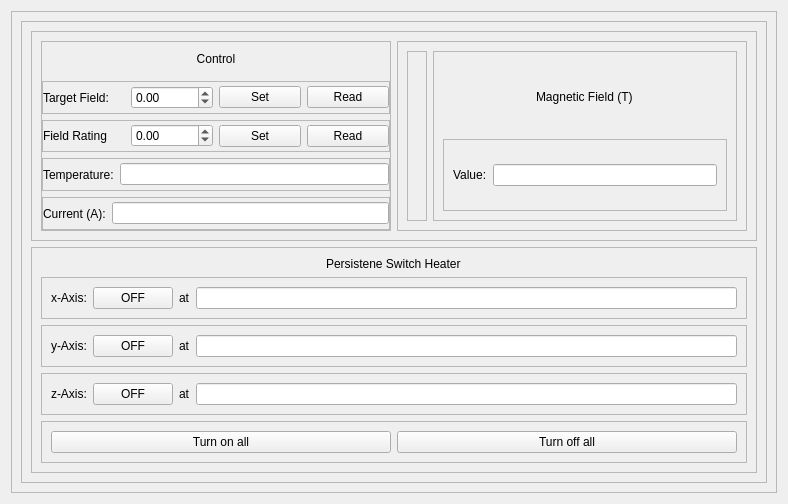
<?xml version="1.0" encoding="UTF-8"?>
<ui version="4.0">
 <class>Form</class>
 <widget class="QWidget" name="Form">
  <property name="geometry">
   <rect>
    <x>0</x>
    <y>0</y>
    <width>788</width>
    <height>504</height>
   </rect>
  </property>
  <property name="windowTitle">
   <string>Form</string>
  </property>
  <layout class="QHBoxLayout" name="horizontalLayout_12">
   <item>
    <widget class="QFrame" name="frame_13">
     <property name="frameShape">
      <enum>QFrame::StyledPanel</enum>
     </property>
     <property name="frameShadow">
      <enum>QFrame::Raised</enum>
     </property>
     <layout class="QHBoxLayout" name="horizontalLayout_17">
      <item>
       <widget class="QFrame" name="frame_21">
        <property name="frameShape">
         <enum>QFrame::StyledPanel</enum>
        </property>
        <property name="frameShadow">
         <enum>QFrame::Raised</enum>
        </property>
        <layout class="QVBoxLayout" name="verticalLayout_5">
         <item>
          <widget class="QFrame" name="frame_20">
           <property name="frameShape">
            <enum>QFrame::StyledPanel</enum>
           </property>
           <property name="frameShadow">
            <enum>QFrame::Raised</enum>
           </property>
           <layout class="QHBoxLayout" name="horizontalLayout_16">
            <item>
             <widget class="QFrame" name="frame_12">
              <property name="frameShape">
               <enum>QFrame::StyledPanel</enum>
              </property>
              <property name="frameShadow">
               <enum>QFrame::Raised</enum>
              </property>
              <layout class="QVBoxLayout" name="verticalLayout_2">
               <property name="leftMargin">
                <number>0</number>
               </property>
               <property name="topMargin">
                <number>0</number>
               </property>
               <property name="rightMargin">
                <number>0</number>
               </property>
               <property name="bottomMargin">
                <number>0</number>
               </property>
               <item>
                <widget class="QLabel" name="label_11">
                 <property name="text">
                  <string>Control</string>
                 </property>
                 <property name="alignment">
                  <set>Qt::AlignCenter</set>
                 </property>
                </widget>
               </item>
               <item>
                <widget class="QFrame" name="frame_6">
                 <property name="frameShape">
                  <enum>QFrame::StyledPanel</enum>
                 </property>
                 <property name="frameShadow">
                  <enum>QFrame::Raised</enum>
                 </property>
                 <layout class="QHBoxLayout" name="horizontalLayout_6">
                  <property name="leftMargin">
                   <number>0</number>
                  </property>
                  <property name="topMargin">
                   <number>0</number>
                  </property>
                  <property name="rightMargin">
                   <number>0</number>
                  </property>
                  <property name="bottomMargin">
                   <number>0</number>
                  </property>
                  <item>
                   <widget class="QLabel" name="label_6">
                    <property name="text">
                     <string>Target Field:</string>
                    </property>
                   </widget>
                  </item>
                  <item>
                   <widget class="QDoubleSpinBox" name="targetFieldSpinBox">
                    <property name="keyboardTracking">
                     <bool>true</bool>
                    </property>
                    <property name="decimals">
                     <number>2</number>
                    </property>
                    <property name="minimum">
                     <double>-360.000000000000000</double>
                    </property>
                    <property name="maximum">
                     <double>360.000000000000000</double>
                    </property>
                    <property name="singleStep">
                     <double>0.100000000000000</double>
                    </property>
                   </widget>
                  </item>
                  <item>
                   <widget class="QPushButton" name="targetFieldLimitSet">
                    <property name="text">
                     <string>Set</string>
                    </property>
                   </widget>
                  </item>
                  <item>
                   <widget class="QPushButton" name="targetFieldRead">
                    <property name="text">
                     <string>Read</string>
                    </property>
                   </widget>
                  </item>
                 </layout>
                </widget>
               </item>
               <item>
                <widget class="QFrame" name="frame_5">
                 <property name="frameShape">
                  <enum>QFrame::StyledPanel</enum>
                 </property>
                 <property name="frameShadow">
                  <enum>QFrame::Raised</enum>
                 </property>
                 <layout class="QHBoxLayout" name="horizontalLayout_13">
                  <property name="leftMargin">
                   <number>0</number>
                  </property>
                  <property name="topMargin">
                   <number>0</number>
                  </property>
                  <property name="rightMargin">
                   <number>0</number>
                  </property>
                  <property name="bottomMargin">
                   <number>0</number>
                  </property>
                  <item>
                   <widget class="QLabel" name="label_5">
                    <property name="text">
                     <string>Field Rating</string>
                    </property>
                   </widget>
                  </item>
                  <item>
                   <widget class="QDoubleSpinBox" name="fieldRatingSpinBox">
                    <property name="keyboardTracking">
                     <bool>true</bool>
                    </property>
                    <property name="decimals">
                     <number>2</number>
                    </property>
                    <property name="minimum">
                     <double>-360.000000000000000</double>
                    </property>
                    <property name="maximum">
                     <double>360.000000000000000</double>
                    </property>
                    <property name="singleStep">
                     <double>0.100000000000000</double>
                    </property>
                   </widget>
                  </item>
                  <item>
                   <widget class="QPushButton" name="fieldRatingSet">
                    <property name="text">
                     <string>Set</string>
                    </property>
                   </widget>
                  </item>
                  <item>
                   <widget class="QPushButton" name="fieldRatingRead">
                    <property name="text">
                     <string>Read</string>
                    </property>
                   </widget>
                  </item>
                 </layout>
                </widget>
               </item>
               <item>
                <widget class="QFrame" name="frame_10">
                 <property name="frameShape">
                  <enum>QFrame::StyledPanel</enum>
                 </property>
                 <property name="frameShadow">
                  <enum>QFrame::Raised</enum>
                 </property>
                 <layout class="QHBoxLayout" name="horizontalLayout_10">
                  <property name="leftMargin">
                   <number>0</number>
                  </property>
                  <property name="topMargin">
                   <number>0</number>
                  </property>
                  <property name="rightMargin">
                   <number>0</number>
                  </property>
                  <property name="bottomMargin">
                   <number>0</number>
                  </property>
                  <item>
                   <widget class="QLabel" name="label_10">
                    <property name="text">
                     <string>Temperature:</string>
                    </property>
                   </widget>
                  </item>
                  <item>
                   <widget class="QLineEdit" name="temperatureLineEdit">
                    <property name="readOnly">
                     <bool>true</bool>
                    </property>
                   </widget>
                  </item>
                 </layout>
                </widget>
               </item>
               <item>
                <widget class="QFrame" name="frame_4">
                 <property name="frameShape">
                  <enum>QFrame::StyledPanel</enum>
                 </property>
                 <property name="frameShadow">
                  <enum>QFrame::Raised</enum>
                 </property>
                 <layout class="QHBoxLayout" name="horizontalLayout_4">
                  <property name="leftMargin">
                   <number>0</number>
                  </property>
                  <property name="topMargin">
                   <number>0</number>
                  </property>
                  <property name="rightMargin">
                   <number>0</number>
                  </property>
                  <property name="bottomMargin">
                   <number>0</number>
                  </property>
                  <item>
                   <widget class="QLabel" name="label_20">
                    <property name="text">
                     <string>Current (A):</string>
                    </property>
                   </widget>
                  </item>
                  <item>
                   <widget class="QLineEdit" name="currentLineEdit"/>
                  </item>
                 </layout>
                </widget>
               </item>
              </layout>
             </widget>
            </item>
            <item>
             <widget class="QFrame" name="frame_14">
              <property name="frameShape">
               <enum>QFrame::StyledPanel</enum>
              </property>
              <property name="frameShadow">
               <enum>QFrame::Raised</enum>
              </property>
              <layout class="QHBoxLayout" name="horizontalLayout_5">
               <item>
                <widget class="QFrame" name="frame_8">
                 <property name="frameShape">
                  <enum>QFrame::StyledPanel</enum>
                 </property>
                 <property name="frameShadow">
                  <enum>QFrame::Raised</enum>
                 </property>
                 <layout class="QVBoxLayout" name="verticalLayout_3"/>
                </widget>
               </item>
               <item>
                <widget class="QFrame" name="frame_9">
                 <property name="frameShape">
                  <enum>QFrame::StyledPanel</enum>
                 </property>
                 <property name="frameShadow">
                  <enum>QFrame::Raised</enum>
                 </property>
                 <layout class="QVBoxLayout" name="verticalLayout_4">
                  <item alignment="Qt::AlignHCenter">
                   <widget class="QLabel" name="label_21">
                    <property name="text">
                     <string>Magnetic Field (T)</string>
                    </property>
                   </widget>
                  </item>
                  <item>
                   <widget class="QFrame" name="frame_17">
                    <property name="frameShape">
                     <enum>QFrame::StyledPanel</enum>
                    </property>
                    <property name="frameShadow">
                     <enum>QFrame::Raised</enum>
                    </property>
                    <layout class="QHBoxLayout" name="horizontalLayout_11">
                     <item>
                      <widget class="QLabel" name="label_24">
                       <property name="text">
                        <string>Value:</string>
                       </property>
                      </widget>
                     </item>
                     <item>
                      <widget class="QLineEdit" name="fieldZLineEdit"/>
                     </item>
                    </layout>
                   </widget>
                  </item>
                 </layout>
                </widget>
               </item>
              </layout>
             </widget>
            </item>
           </layout>
          </widget>
         </item>
         <item>
          <widget class="QFrame" name="frame_19">
           <property name="frameShape">
            <enum>QFrame::StyledPanel</enum>
           </property>
           <property name="frameShadow">
            <enum>QFrame::Raised</enum>
           </property>
           <layout class="QVBoxLayout" name="verticalLayout">
            <item alignment="Qt::AlignHCenter">
             <widget class="QLabel" name="label_4">
              <property name="text">
               <string>Persistene Switch Heater</string>
              </property>
             </widget>
            </item>
            <item>
             <widget class="QFrame" name="frame_11">
              <property name="frameShape">
               <enum>QFrame::StyledPanel</enum>
              </property>
              <property name="frameShadow">
               <enum>QFrame::Raised</enum>
              </property>
              <layout class="QHBoxLayout" name="horizontalLayout_14">
               <item>
                <widget class="QLabel" name="label_26">
                 <property name="text">
                  <string>x-Axis:</string>
                 </property>
                </widget>
               </item>
               <item>
                <widget class="QPushButton" name="switchHeaterXbutton">
                 <property name="text">
                  <string>OFF</string>
                 </property>
                </widget>
               </item>
               <item>
                <widget class="QLabel" name="label_27">
                 <property name="text">
                  <string>at</string>
                 </property>
                </widget>
               </item>
               <item>
                <widget class="QLineEdit" name="switchHeaterXLineEdit">
                 <property name="readOnly">
                  <bool>true</bool>
                 </property>
                </widget>
               </item>
              </layout>
             </widget>
            </item>
            <item>
             <widget class="QFrame" name="frame_7">
              <property name="frameShape">
               <enum>QFrame::StyledPanel</enum>
              </property>
              <property name="frameShadow">
               <enum>QFrame::Raised</enum>
              </property>
              <layout class="QHBoxLayout" name="horizontalLayout_7">
               <item>
                <widget class="QLabel" name="label_17">
                 <property name="text">
                  <string>y-Axis:</string>
                 </property>
                </widget>
               </item>
               <item>
                <widget class="QPushButton" name="switchHeaterYbutton">
                 <property name="text">
                  <string>OFF</string>
                 </property>
                </widget>
               </item>
               <item>
                <widget class="QLabel" name="label_25">
                 <property name="text">
                  <string>at</string>
                 </property>
                </widget>
               </item>
               <item>
                <widget class="QLineEdit" name="switchHeaterYLineEdit">
                 <property name="readOnly">
                  <bool>true</bool>
                 </property>
                </widget>
               </item>
              </layout>
             </widget>
            </item>
            <item>
             <widget class="QFrame" name="frame_3">
              <property name="frameShape">
               <enum>QFrame::StyledPanel</enum>
              </property>
              <property name="frameShadow">
               <enum>QFrame::Raised</enum>
              </property>
              <layout class="QHBoxLayout" name="horizontalLayout_3">
               <item>
                <widget class="QLabel" name="label_13">
                 <property name="text">
                  <string>z-Axis:</string>
                 </property>
                </widget>
               </item>
               <item>
                <widget class="QPushButton" name="switchHeaterZbutton">
                 <property name="text">
                  <string>OFF</string>
                 </property>
                </widget>
               </item>
               <item>
                <widget class="QLabel" name="label_16">
                 <property name="text">
                  <string>at</string>
                 </property>
                </widget>
               </item>
               <item>
                <widget class="QLineEdit" name="switchHeaterZLineEdit">
                 <property name="readOnly">
                  <bool>true</bool>
                 </property>
                </widget>
               </item>
              </layout>
             </widget>
            </item>
            <item>
             <widget class="QFrame" name="frame_18">
              <property name="frameShape">
               <enum>QFrame::StyledPanel</enum>
              </property>
              <property name="frameShadow">
               <enum>QFrame::Raised</enum>
              </property>
              <layout class="QHBoxLayout" name="horizontalLayout_15">
               <item>
                <widget class="QPushButton" name="switchHeaterAllOnButton">
                 <property name="text">
                  <string>Turn on all</string>
                 </property>
                </widget>
               </item>
               <item>
                <widget class="QPushButton" name="switchHeaterAllOffButton">
                 <property name="text">
                  <string>Turn off all</string>
                 </property>
                </widget>
               </item>
              </layout>
             </widget>
            </item>
           </layout>
          </widget>
         </item>
        </layout>
       </widget>
      </item>
     </layout>
    </widget>
   </item>
  </layout>
 </widget>
 <resources/>
 <connections/>
</ui>
